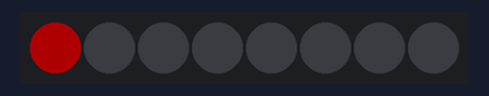
Recording of a program running on a simulated Raspberry Pi (BCM pin numbers) with a Blinkt!. On the bench: 8 RGB LEDs in strip order, left to right. Dim RGB values are drawn brighter than linear.

Above: at 0.01 s.
At 0.62 s:
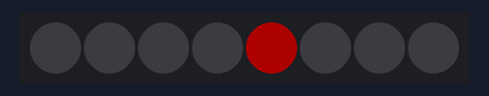
Timing chart, 0 to 40.0 s (numbered marks = the images above):
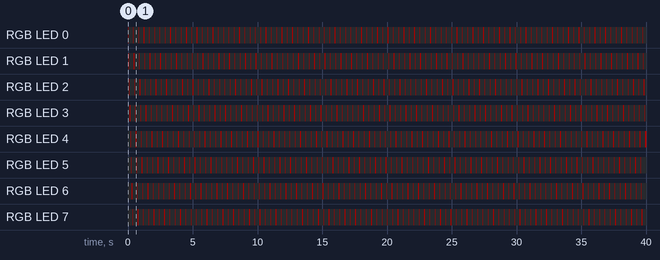

Measured:
- by itself, RGB LED 0–7: alternates RGB(50, 0, 0) for 0.05 s and off for 0.36 s
- by itself, everything shown: repeats every 0.41 s, in 8 steps

The program:

running-leds.py
```python
#!/usr/bin/env python

from blinkt import set_pixel, set_brightness, show, clear
import time

set_brightness(0.2)

while True:
    for i in range(8):
        clear()
        set_pixel(i, 255, 0, 0)
        show()
        time.sleep(0.05)
```
